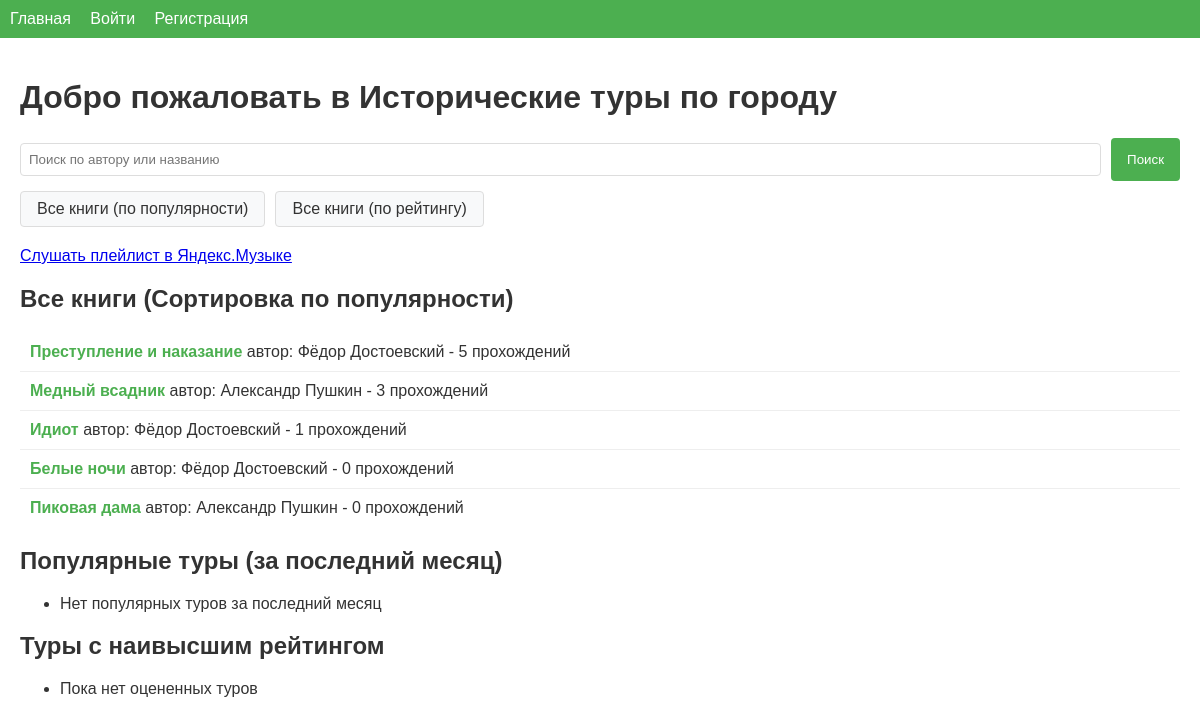
Page /?view=all&sort=popularity on the committed database.
### models.py (models this page shows)
class Book(db.Model):
    id = db.Column(db.Integer, primary_key=True)
    title = db.Column(db.String(200), nullable=False)
    author = db.Column(db.String(120), nullable=False)
    description = db.Column(db.Text, nullable=False)
    tours = db.relationship('Tour', backref='book', lazy=True)

### app.py (the view, shortened to what this page needs)
@app.route('/')
def index():
    search_query = request.args.get('search', '').strip()
    view_all = request.args.get('view') == 'all'
    sort_by = request.args.get('sort', 'popularity')
    if view_all:
        books = Book.query.join(Tour).all()
        if sort_by == 'popularity':
            books.sort(key=lambda x: len(x.tours[0].completions) if x.tours else 0, reverse=True)
        else:  # sort_by == 'rating'
            books.sort(key=lambda x: (
                sum(r.score for r in x.tours[0].ratings) / len(x.tours[0].ratings)
                if x.tours and x.tours[0].ratings else 0
            ), reverse=True)
        return render_template('index.html',
                             view_all=True,
                             sort_by=sort_by,
                             all_books=books)

### templates/index.html (shortened to what this page needs)
{% extends "base.html" %}
{% block content %}
    <h1>Добро пожаловать в Исторические туры по городу</h1>
    <div class="search-section">
        <form action="{{ url_for('index') }}" method="get" class="search-form">
            <input type="text" name="search" placeholder="Поиск по автору или названию" value="{{ search_query if search_query else '' }}">
            <button type="submit">Поиск</button>
        </form>
        <div class="view-all-section">
            <a href="{{ url_for('index', view='all', sort='popularity') }}" class="view-all-btn">Все книги (по популярности)</a>
            <a href="{{ url_for('index', view='all', sort='rating') }}" class="view-all-btn">Все книги (по рейтингу)</a>
        </div>
    </div>
    <p><a href="https://music.yandex.ru/users/ilapetrov34053/playlists/1029" target="_blank">Слушать плейлист в Яндекс.Музыке</a></p>
    {% if view_all %}
        <h2>Все книги (Сортировка по {{ 'популярности' if sort_by == 'popularity' else 'рейтингу' }})</h2>
        <ul class="all-books-list">
            {% for book in all_books %}
                <li>
                    <a href="{{ url_for('book_detail', book_id=book.id) }}">{{ book.title }}</a>
                    автор: {{ book.author }}
                    {% if sort_by == 'popularity' %}
                        - {{ book.tours[0].completions|length if book.tours else 0 }} прохождений
                    {% else %}
                        - Рейтинг: {{ (book.tours[0].ratings|sum(attribute='score') / book.tours[0].ratings|length)|round(1) if book.tours and book.tours[0].ratings else 'Нет оценок' }}
                    {% endif %}
                </li>
            {% endfor %}
        </ul>
    {% endif %}
    <h2>Популярные туры (за последний месяц)</h2>
    <ul>
        {% if popular_tours %}
            {% for tour in popular_tours %}
                <li><a href="{{ url_for('book_detail', book_id=tour.book.id) }}">{{ tour.book.title }}</a> - {{ tour.completions|length }} прохождений</li>
            {% endfor %}
        {% else %}
            <li>Нет популярных туров за последний месяц</li>
        {% endif %}
    </ul>
    <h2>Туры с наивысшим рейтингом</h2>
    <ul>
        {% if top_rated_tours %}
            {% for tour in top_rated_tours %}
                <li><a href="{{ url_for('book_detail', book_id=tour.book.id) }}">{{ tour.book.title }}</a> - Рейтинг: {{ (tour.ratings|sum(attribute='score') / tour.ratings|length)|round(1) if tour.ratings else 'Нет оценок' }}</li>
            {% endfor %}
        {% else %}
            <li>Пока нет оцененных туров</li>
        {% endif %}
    </ul>
{% endblock %}

### static/css/style.css (style rules this page uses)
body { font-family: Arial, sans-serif; margin: 0; padding: 0; background-color: white; color: #333; }
button { background-color: #4CAF50; color: white; border: none; padding: 10px 15px; cursor: pointer; }
input[type="text"], input[type="email"], input[type="password"] { padding: 8px; margin: 5px 0; border: 1px solid #ccc; border-radius: 4px; }
.search-section { margin: 20px 0; display: flex; flex-direction: column; gap: 10px; }
.search-form { display: flex; gap: 10px; }
.search-form input { flex: 1; padding: 8px; border: 1px solid #ddd; border-radius: 4px; }
.search-form button { padding: 8px 16px; background-color: #4CAF50; color: white; border: none; border-radius: 4px; cursor: pointer; }
.view-all-section { display: flex; gap: 10px; }
.view-all-btn { padding: 8px 16px; background-color: #f8f9fa; color: #333; text-decoration: none; border: 1px solid #ddd; border-radius: 4px; transition: all 0.3s ease; }
.all-books-list { list-style: none; padding: 0; }
.all-books-list li { padding: 10px; border-bottom: 1px solid #eee; }
.all-books-list li:last-child { border-bottom: none; }
.all-books-list a { color: #4CAF50; text-decoration: none; font-weight: bold; }

### rows in the picture
Book: title "Преступление и наказание", author "Фёдор Достоевский", tours "5"
Book: title "Медный всадник", author "Александр Пушкин", tours "3"
Book: title "Идиот", author "Фёдор Достоевский", tours "1"
Book: title "Белые ночи", author "Фёдор Достоевский", tours "0"
Book: title "Пиковая дама", author "Александр Пушкин", tours "0"

### other values in the picture
{{ 'популярности' if sort_by == 'popularity' else 'рейтингу' }} "популярности"
